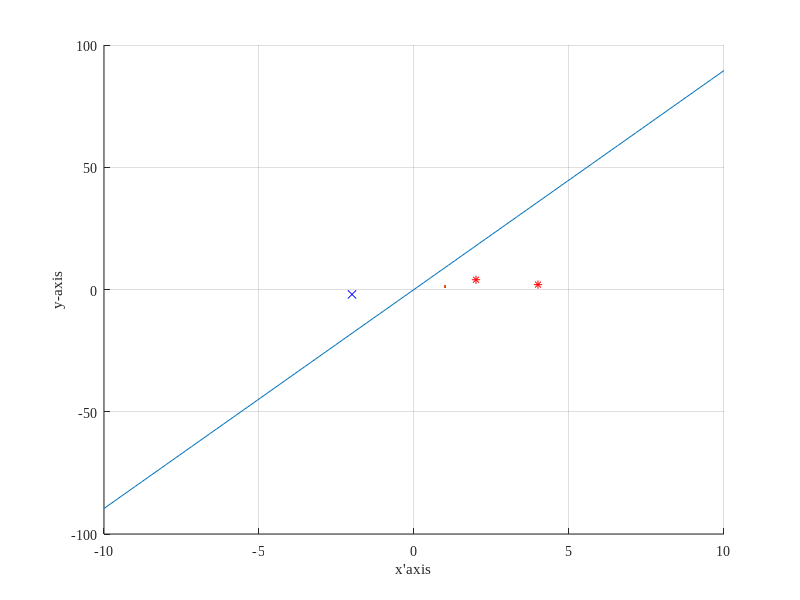

The MATLAB script that drew this image:
function [] = problem8_fun(bool_export_plots)

if nargin == 0
    bool_export_plots = false;
end

% Define the targets and inputs
t = [26, 26, -26];
z = [[2;4], [4;2], [-2;-2]];


% Create a color map
colors = ['r', 'b', 'g']; % red for t=26, blue for t=-26

% Plot the points
hold on; % allows multiple plots on the same figure
grid on;
for i = 1:length(t)
    if t(i) == 26
        scatter(z(1,i), z(2,i), colors(1), '*'); % red color for t=26
    else
        scatter(z(1,i), z(2,i), colors(2), 'x'); % green color for t=-26
    end
end
x = linspace(-10,10,100);
y = x;

F = 4.2370*x+4.7185*y;

plot(x,F,LineWidth=1.2)

%Add title to axis
xlabel("x'axis");
ylabel("y-axis");



set(gca,"FontName","Times New Roman")


hold off;

if bool_export_plots == true
    exportgraphics(gca, 'patterns.pdf', 'ContentType', 'vector');
end

end